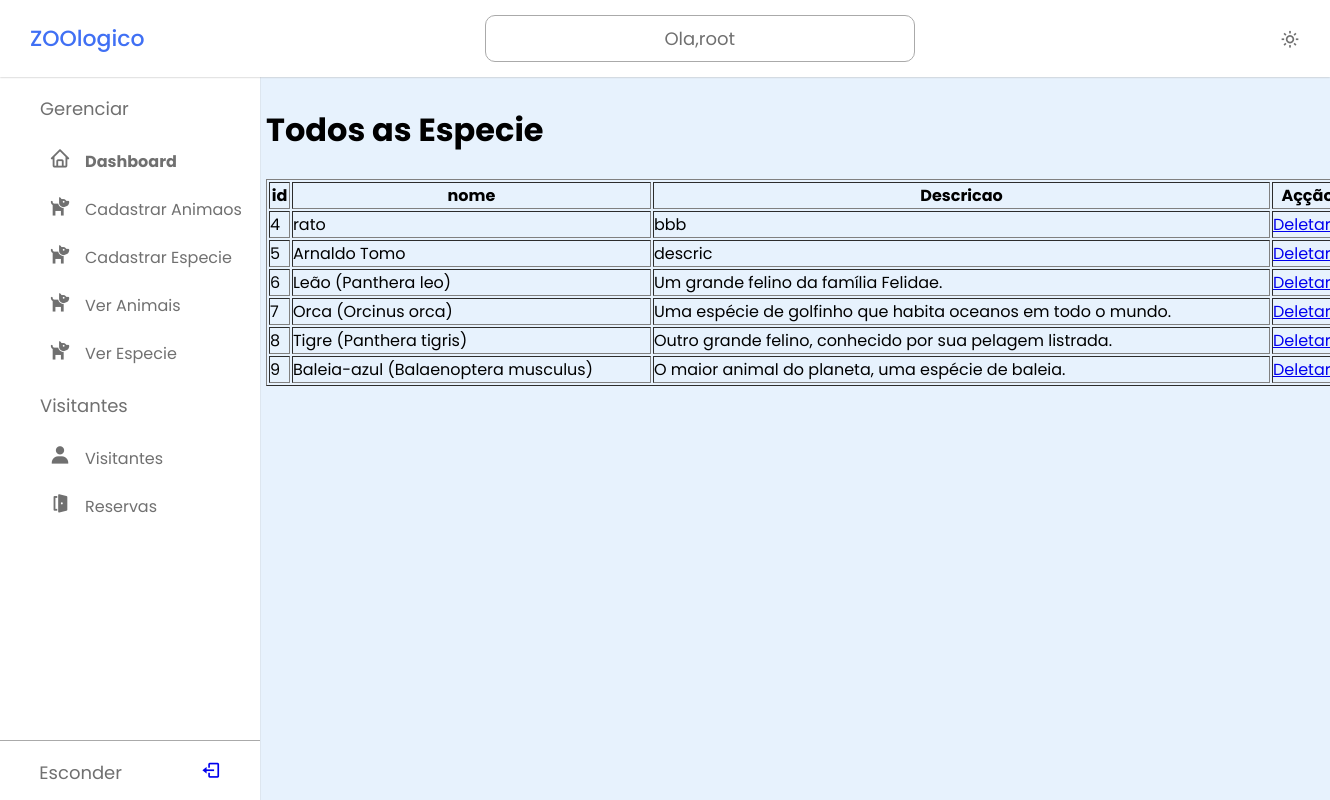
The page /admin/views/verEspecie.php (signed in) on the database its author committed.
### tables this page shows
CREATE TABLE `especie` (
  `id` int NOT NULL AUTO_INCREMENT,
  `nome` varchar(50) NOT NULL,
  `descricao` varchar(255)  DEFAULT NULL,
  PRIMARY KEY (`id`)
);

### admin/views/verEspecie.php (the view, shortened to what this page needs)
<?php
include '../../configs/database.php';
if (isset($_COOKIE['root'])) {
    $root = $_COOKIE['root'];
} else {
    $_SESSION['error_message'] = "Voce nao esta autenticado.";
    header('Location: ../index.php');
    exit;
}
$sql = "SELECT * FROM especie";
$result = $conn->query($sql);
?>
<!DOCTYPE html>
<html lang="en">
<head>
    <link href="https://unpkg.com/boxicons@2.1.4/css/boxicons.min.css" rel="stylesheet" />
    <link rel="stylesheet" href="../assets/css/styles.css" />
</head>
<body>
    <nav class="navbar">
        <div class="logo_item">
            </i>ZOOlogico
        </div>
        <div class="search_bar">
            <input type="text" style="text-align: center;" disabled value="Ola,<?php echo $root; ?>" />
        </div>
        <div class="navbar_content">
            <i class='bx bx-sun' id="darkLight"></i>
        </div>
    </nav>
    <nav class="sidebar">
        <div class="menu_content">
            <ul class="menu_items">
                <div class="menu_title menu_dahsboard"></div>
                <li class="item">
                    <a href="./index.php" class="nav_link">
                        <span class="navlink_icon">
                            <i class="bx bx-home"></i>
                        </span>
                        <span class="navlink"> <b>Dashboard</b></span>
                    </a>
                </li>
                <li class="item">
                    <a href="./cadatrar.php" class="nav_link">
                        <span class="navlink_icon">
                            <i class="bx bxs-dog"></i>
                        </span>
                        <span class="navlink"> Cadastrar Animaos</span>
                    </a>
                </li>
                <li class="item">
                    <a href="./cadastarEspecie.php" class="nav_link">
                        <span class="navlink_icon">
                            <i class="bx bxs-dog"></i>
                        </span>
                        <span class="navlink"> Cadastrar Especie</span>
                    </a>
                </li>
                <li class="item">
                    <a href="./verAnimas.php" class="nav_link">
                        <span class="navlink_icon">
                            <i class="bx bxs-dog"></i>
                        </span>
                        <span class="navlink"> Ver Animais</span>
                    </a>
                </li>
                <li class="item">
                    <a href="./verEspecie.php" class="nav_link">
                        <span class="navlink_icon">
                            <i class="bx bxs-dog"></i>
                        </span>
                        <span class="navlink"> Ver Especie</span>
                    </a>
                </li>
            </ul>
            <ul class="menu_items">
                <div class="menu_title menu_editor"></div>
                <li class="item">
                    <a href="./visitante.php" class="nav_link">
                        <span class="navlink_icon">
                            <i class="bx bxs-user"></i>
                        </span>
                        <span class="navlink"> Visitantes</span>
                    </a>
                </li>
                <li class="item">
                    <a href="./bilhetes.php" class="nav_link">
                        <span class="navlink_icon">
                            <i class='bx bxs-door-open'></i>
                        </span>
                        <span class="navlink">Reservas</span>
                    </a>
                </li>
            </ul>
            <div class="bottom_content">
                <div class="bottom expand_sidebar">
                    <span> Expandir</span>
                </div>
                <div class="bottom collapse_sidebar">
                    <span> Esconder</span> <a href="./logout.php"> <i class='bx bx-log-out'></i></a>
                </div>
            </div>
        </div>
    </nav>
    <div class="animas">
        <h1>Todos as Especie</h1>
        <table border="1px" style="width: 1080px;">
            <thead>
                <tr>
                    <th>id</th>
                    <th>nome </th>
                    <th>Descricao </th>
                    <th>Açção </th>
                </tr>
            </thead>
            <tbody>
                <?php
                if ($result->num_rows > 0) {
                    while ($row = $result->fetch_assoc()) {
                        echo '<td>' . $row["id"] . '</td>';
                        echo '<td>' . $row["nome"] . '</td>';
                        echo '<td>' . $row["descricao"] . '</td>';
                        echo '<td>';
                        echo '<a href="deletar_especie.php?id=' . $row["id"] . '">Deletar</a>';
                        echo '</td>';
                    }
                    echo '</table>';
                } else {
                    echo "Nenhum animal cadastrado ainda.";
                }
                ?>
    </div>
</body>

### admin/assets/css/styles.css (style rules this page uses)
* { margin: 0; padding: 0; box-sizing: border-box; font-family: "Poppins", sans-serif; }
:root { --white-color: #fff; --blue-color: #4070f4; --grey-color: #707070; --grey-color-light: #aaa; }
body { background-color: #e7f2fd; transition: all 0.5s ease; }
.navbar { position: fixed; top: 0; width: 100%; left: 0; background-color: var(--white-color); display: flex; align-items: center; justify-content: space-between; padding: 15px 30px; z-index: 1000; box-shadow: 0 0 2px var(--grey-color-light); }
.logo_item { display: flex; align-items: center; column-gap: 10px; font-size: 22px; font-weight: 500; color: var(--blue-color); }
.search_bar { height: 47px; max-width: 430px; width: 100%; }
.search_bar input { height: 100%; width: 100%; border-radius: 10px; font-size: 18px; outline: none; background-color: var(--white-color); color: var(--grey-color); border: 1px solid var(--grey-color-light); padding: 0 20px; }
.navbar_content { display: flex; align-items: center; column-gap: 25px; }
.navbar_content i { cursor: pointer; font-size: 20px; color: var(--grey-color); }
.sidebar { background-color: var(--white-color); width: 260px; position: fixed; top: 0; left: 0; height: 100%; padding: 80px 20px; z-index: 100; overflow-y: scroll; box-shadow: 0 0 1px var(--grey-color-light); transition: all 0.5s ease; }
.menu_content { position: relative; }
.menu_title { margin: 15px 0; padding: 0 20px; font-size: 18px; }
.menu_title::before { color: var(--grey-color); white-space: nowrap; }
.menu_dahsboard::before { content: "Gerenciar"; }
.menu_editor::before { content: "Visitantes"; }
.menu_items { padding: 0; list-style: none; }
.navlink_icon { position: relative; font-size: 22px; min-width: 50px; line-height: 40px; display: inline-block; text-align: center; border-radius: 6px; }
.navlink_icon::before { content: ""; position: absolute; height: 100%; width: calc(100% + 100px); left: -20px; }
.sidebar .nav_link { display: flex; align-items: center; width: 100%; padding: 4px 15px; border-radius: 8px; text-decoration: none; color: var(--grey-color); white-space: nowrap; }
.bottom_content { position: fixed; bottom: 60px; left: 0; width: 260px; cursor: pointer; transition: all 0.5s ease; }
.bottom { position: absolute; display: flex; align-items: center; left: 0; justify-content: space-around; padding: 18px 0; text-align: center; width: 100%; color: var(--grey-color); border-top: 1px solid var(--grey-color-light); background-color: var(--white-color); }
.bottom i { font-size: 20px; }
.bottom span { font-size: 18px; }
.animas { margin-left: 20%; margin-top: 8%; }

### rows shown on the page
especie: id "4", nome "rato", descricao "bbb"
especie: id "5", nome "Arnaldo Tomo", descricao "descric"
especie: id "6", nome "Leão (Panthera leo)", descricao "Um grande felino da família Felidae."
especie: id "7", nome "Orca (Orcinus orca)", descricao "Uma espécie de golfinho que habita oceanos em todo o mundo."
especie: id "8", nome "Tigre (Panthera tigris)", descricao "Outro grande felino, conhecido por sua pelagem listrada."
especie: id "9", nome "Baleia-azul (Balaenoptera musculus)", descricao "O maior animal do planeta, uma espécie de baleia."
